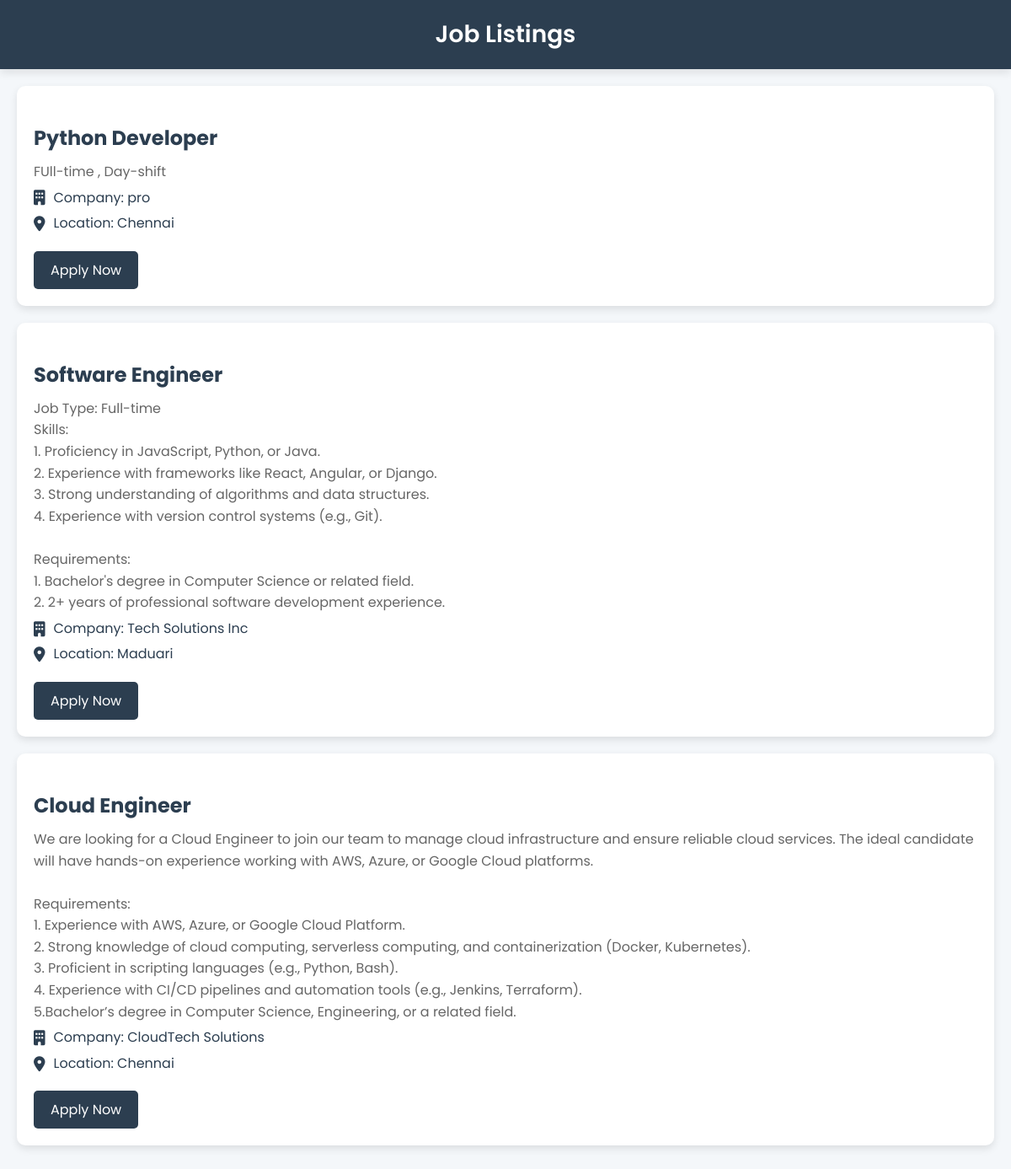
/jobs/ (signed in), run on the app's committed database.
### jobs/models.py (models this page shows, shortened)
class JobPost(models.Model):
    title = models.CharField(max_length=255)
    description = models.TextField()
    company = models.CharField(max_length=255)
    location = models.CharField(max_length=255)
    posted_by = models.ForeignKey(CustomUser, on_delete=models.CASCADE)

### jobs/views.py (the view)
# urls.py: path('', views.job_list, name='job_list'),
@login_required
def job_list(request):
    jobs = JobPost.objects.all()
    return render(request, 'jobs/job_list.html', {'jobs': jobs})

### users/templates/jobs/job_list.html (shortened to what this page needs)
<!DOCTYPE html>
<html lang="en">
<head>
    <link rel="stylesheet" href="https://cdnjs.cloudflare.com/ajax/libs/font-awesome/6.0.0-beta3/css/all.min.css">
</head>
<body>
    <header>
        <h2>Job Listings</h2>
    </header>
    <div class="job-listings">
        {% for job in jobs %}
            <div class="job-card">
                <h3>{{ job.title }}</h3>
                <p>{{ job.description|linebreaksbr }}</p>
                <p class="company">
                    <i class="fas fa-building"></i> Company: {{ job.company }}
                </p>
                <p class="location">
                    <i class="fas fa-map-marker-alt"></i> Location: {{ job.location }}
                </p>
                <a href="{% url 'apply_job' job.id %}">Apply Now</a>
            </div>
        {% endfor %}
    </div>
</body>
</html>

### users/templates/jobs/job_list.html (style rules this page uses)
body { font-family: 'Poppins', sans-serif; margin: 0; padding: 0; background: #f4f7fa; color: #333; }
header { background: #2c3e50; color: #fff; padding: 20px; text-align: center; box-shadow: 0 4px 10px rgba(0, 0, 0, 0.1); }
header h2 { margin: 0; font-size: 28px; font-weight: 600; }
.job-listings { padding: 20px; max-width: 1200px; margin: 0 auto; }
.job-card { background: #fff; padding: 20px; border-radius: 10px; box-shadow: 0 4px 10px rgba(0, 0, 0, 0.1); margin-bottom: 20px; transition: transform 0.3s ease, box-shadow 0.3s ease; animation: fadeIn 0.5s ease-in-out; }
.job-card h3 { font-size: 24px; color: #2c3e50; margin-bottom: 10px; }
.job-card p { font-size: 16px; color: #666; line-height: 1.6; margin: 5px 0; }
.job-card .company, .job-card .location { display: flex; align-items: center; gap: 10px; color: #2c3e50; }
.job-card .company i, .job-card .location i { font-size: 18px; color: #2c3e50; }
.job-card a { display: inline-block; margin-top: 15px; padding: 10px 20px; background: #2c3e50; color: #fff; text-decoration: none; border-radius: 5px; transition: background 0.3s ease; }

### data on the page
JobPost: title "Python Developer", description "FUll-time , Day-shift", company "pro", location "Chennai"
JobPost: title "Software Engineer", description "Job Type: Full-time Skills: 1. Proficiency in JavaScript, Python, or Java. 2. Experience with frameworks like React, Angular, or Django. 3. Strong understanding of algorithms and data structures. 4. Experience with version control systems (e.g., Git). Requirements: 1. Bachelor's degree in Computer Science or related field. 2. 2+ years of professional software development experience.", company "Tech Solutions Inc", location "Maduari"
JobPost: title "Cloud Engineer", description "We are looking for a Cloud Engineer to join our team to manage cloud infrastructure and ensure reliable cloud services. The ideal candidate will have hands-on experience working with AWS, Azure, or Google Cloud platforms. Requirements: 1. Experience with AWS, Azure, or Google Cloud Platform. 2. Strong knowledge of cloud computing, serverless computing, and containerization (Docker, Kubernetes). 3. Proficient in scripting languages (e.g., Python, Bash). 4. Experience with CI/CD pipelines and automation tools (e.g., Jenkins, Terraform). 5.Bachelor’s degree in Computer Science, Engineering, or a related field.", company "CloudTech Solutions", location "Chennai"
